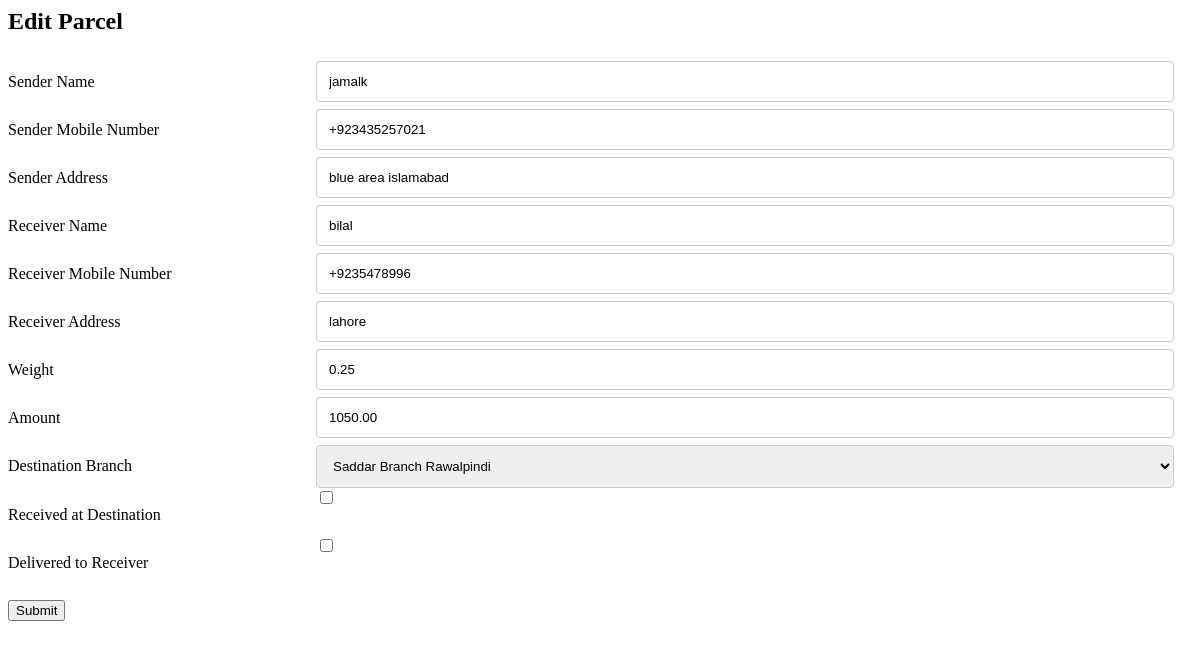
Before: /editparcel/1 (signed in) with the older database file.
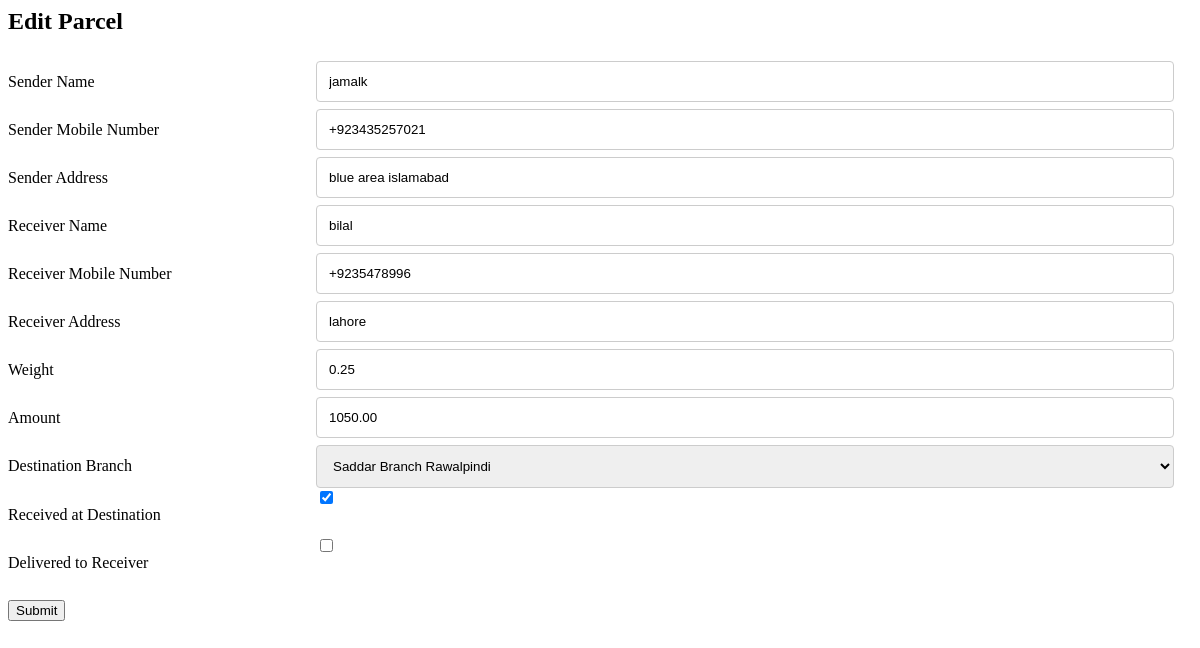
After: the same page with the newer database file.
### app.py (models this page shows, shortened)
class BaseModel(Model):
    class Meta:
        database = database

class Parcel(BaseModel):
    user = ForeignKeyField(User, backref='parcels')
    parcelnumber = TextField()
    sendername = TextField()
    sendermobilenumber = TextField()
    senderaddress = TextField()
    receivername = TextField()
    receivermobilenumber = TextField()
    receiveraddress = TextField()
    parcelweight = DecimalField()
    amount = DecimalField()
    pub_date = DateTimeField()
    destination_branch = IntegerField()
    is_received_at_destination = BitField()
    is_delivered_to_receiever = BitField()

### app.py (the view)
@app.route('/editparcel/<int:id>', methods=['GET', 'POST'])
def editparcel(id):
    parcel = get_object_or_404(Parcel, Parcel.id == id)
    form = ParcelForm(formdata=request.form, obj=parcel)
    form.is_received_at_destination.checked = parcel.is_received_at_destination
    form.is_delivered_to_receiever.checked = parcel.is_delivered_to_receiever
    if request.method == 'POST':
     is_checked = request.form.get('is_received_at_destination')
     is_checked_delivered_to_receiever = request.form.get('is_delivered_to_receiever')
     is_delivered_to_receiever = False
     is_receieved_from_db = False
     is_receieved = False
     if is_checked_delivered_to_receiever == 'y':
        is_delivered_to_receiever = True
     if parcel.is_received_at_destination == 1:
        is_receieved_from_db = True
        print("is_checked="+is_checked)
     if is_checked=="y":
        is_receieved=True
     send_sms(parcel.parcelnumber, parcel.receivermobilenumber)
     if is_receieved and is_receieved_from_db is False:
            print("message Sent")
            print(request.form.get('is_received_at_destination', False))
            send_sms(parcel.parcelnumber,parcel.receivermobilenumber)
     else:
            print("\message not sent")
     parcel.is_received_at_destination = is_receieved
     parcel.is_delivered_to_receiever = is_delivered_to_receiever
     parcel.save()
     return redirect(url_for('parcels', id=id))
    else:
     return render_template('update.html', form=form)

### app.py (called while the page is built)
def get_current_user():
    if session.get('logged_in'):
        return User.get(User.id == session['user_id'])

def get_object_or_404(model, *expressions):
    try:
        return model.get(*expressions)
    except model.DoesNotExist:
        abort(404)

@app.before_request
def before_request():
    g.db = database
    g.db.connect(reuse_if_open=True)

@app.after_request
def after_request(response):
    g.db.close()
    return response

@app.context_processor
def _inject_user():
    return {'current_user': get_current_user()}

### templates/update.html (shortened to what this page needs)
<h2>Edit  Parcel</h2>
<div class="container">
{% from "_formhelpers.html" import render_field %}
    <form method=post>
        <dl>
<div class="row">
            {{ render_field(form.sendername) }}
</div>
          <div class="row">  {{ render_field(form.sendermobilenumber) }}
          </div>
        <div class="row">    {{ render_field(form.senderaddress) }}  </div>
        <div class="row">    {{ render_field(form.receivername) }}  </div>
        <div class="row mobile_num">    {{ render_field(form.receivermobilenumber) }}  </div>
         <div class="row">   {{ render_field(form.receiveraddress) }}  </div>
         <div class="row">   {{ render_field(form.parcelweight) }}  </div>
         <div class="row">   {{ render_field(form.amount) }}  </div>
          <div class="row">  {{ render_field(form.destination_branch) }}  </div>
          <div class="row">  {{ render_field(form.is_received_at_destination) }}  </div>
          <div class="row" class="delivered">  {{ render_field(form.is_delivered_to_receiever) }}  </div>
        </dl>
        <input type=submit value=Submit>
    </form>
</div>

### templates/_formhelpers.html (shortened to what this page needs)
{% macro render_field(field) %}
    <dt>{{ field.label }}
    <dd>{{ field(**kwargs)|safe }}
    </dd>
{% endmacro %}

Changed rows visible on the page:
changed Parcel "jamalk": is_received_at_destination "☐" → "☑"
